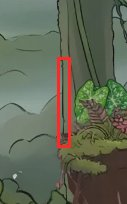
#> input picture reference/polish-report/clean-sweep/line_vertical_dark_line_canvas_blobField_drawSoil_.jpg, 127 x 204 px
$ python colour.py ../../../reference/polish-report/clean-sweep/line_vertical_dark_line_canvas_blobField_drawSoil_.jpg
#> lines starting #> are read from the running program, lines starting #| are printed output that depends on the picture
"""How colourful and contrasty the backdrop reads on a screenshot (Matt 2026-10-29: upright looked faded next to sideways).

    python3 -I tools/art/edges/colour.py <shot.png> [...]

Over the backdrop band (below the HUD, above the ground: upright 12-58% of the height, sideways 16-62%), the mean HSV saturation and
the standard deviation of luma (0-255), plus the mean luma. Upright after should sit close to sideways."""
import sys

import numpy as np
from PIL import Image


def stats(path):
    im = Image.open(path).convert('RGB')
#> im is the input picture: PIL image 127x204 RGB; mean R, G, B 98, 103.8, 85.7
    w, h = im.size
#> w = 127; h = 204
    lo, hi = (0.12, 0.58) if h > w else (0.16, 0.62)
#> lo = 0.12; hi = 0.58
    a = np.asarray(im).astype(np.float32)[int(h * lo):int(h * hi)] / 255
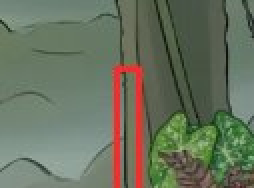
#> a: shape (94, 127, 3) float32 (shown 2 times larger); mean R, G, B 0.41, 0.447, 0.37
    mx, mn = a.max(-1), a.min(-1)
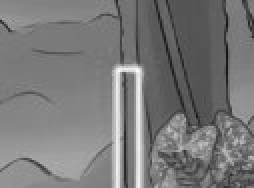
#> mx: shape (94, 127) float32 (shown 2 times larger); min 0.0667, max 0.988, mean 0.474
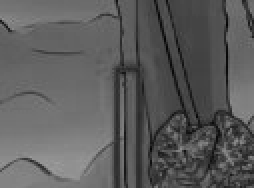
#> mn: shape (94, 127) float32 (shown 2 times larger); min 0.0157, max 0.616, mean 0.361
    sat = np.where(mx > 0, (mx - mn) / np.maximum(mx, 1e-6), 0)
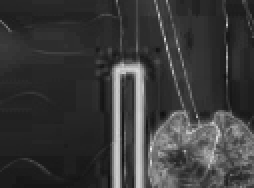
#> sat: shape (94, 127) float32 (shown 2 times larger); min 0.0612, max 0.917, mean 0.231
    luma = (a @ np.array([0.2126, 0.7152, 0.0722], np.float32)) * 255
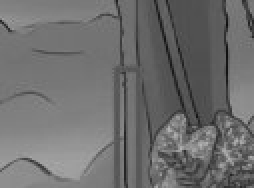
#> luma: shape (94, 127) float32 (shown 2 times larger); min 14.36, max 180.9, mean 110.6
    return float(sat.mean()), float(luma.std()), float(luma.mean())


if __name__ == '__main__':
    for p in sys.argv[1:]:
        s, c, m = stats(p)
#> s = 0.231; c = 24.88; m = 110.6
        print(f'{p.rsplit("/", 1)[-1]:24s} saturation {s:.3f}  luma sd {c:5.1f}  luma mean {m:5.1f}')
#| line_vertical_dark_line_canvas_blobField_drawSoil_.jpg saturation 0.231  luma sd  24.9  luma mean 110.6

$ run again, on reference/polish-report/clean-sweep/repeat_copy_paste_pixels_repeating_pixels_in_code_path_grad_lin.jpg
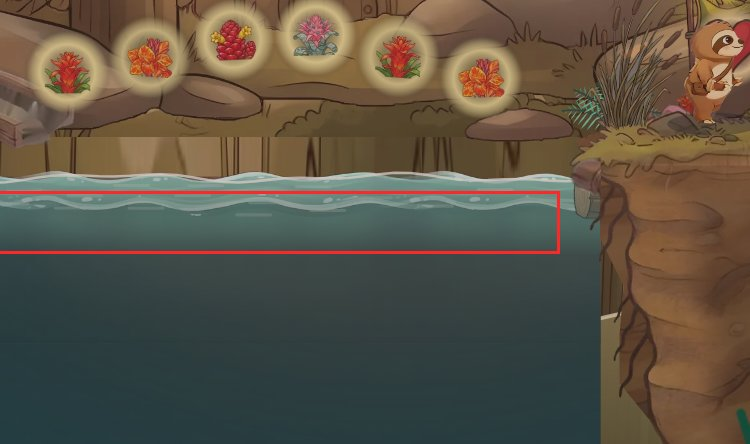
#> input picture reference/polish-report/clean-sweep/repeat_copy_paste_pixels_repeating_pixels_in_code_path_grad_lin.jpg, 750 x 444 px
#> in stats, im is the input picture: PIL image 750x444 RGB; mean R, G, B 92.4, 84.2, 70
#> in stats, `sat = np.where(mx > 0, (mx - mn) / np.maximum(mx, 1e-6), 0)`:
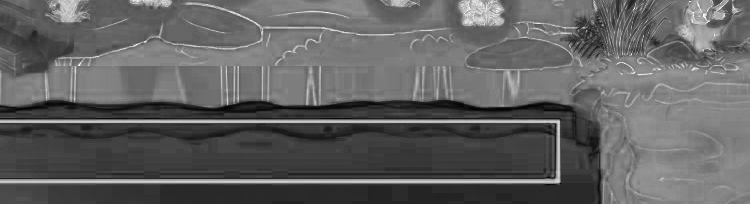
#> sat: shape (204, 750) float32; min 0, max 1, mean 0.382
#> in stats, `luma = (a @ np.array([0.2126, 0.7152, 0.0722], np.float32)) * 255`:
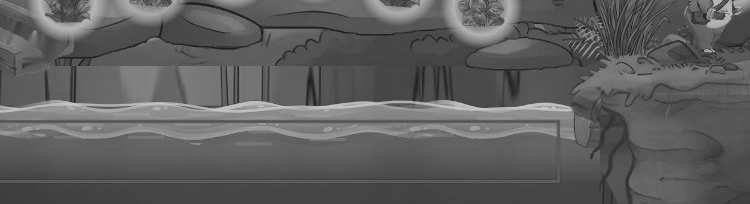
#> luma: shape (204, 750) float32; min 23.23, max 205.8, mean 94.9
#> s = 0.382; c = 27.25; m = 94.93
#| repeat_copy_paste_pixels_repeating_pixels_in_code_path_grad_lin.jpg saturation 0.382  luma sd  27.3  luma mean  94.9

$ run again, on reference/polish-report/clean-sweep/repeat_same_piece_same_piece_w6_water_webp_0_541_512_213_.jpg
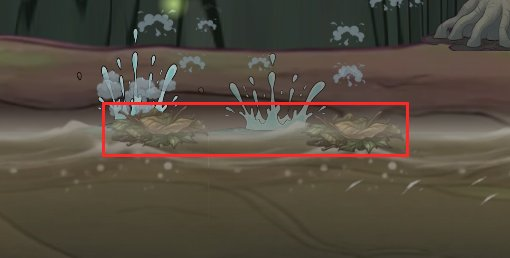
#> input picture reference/polish-report/clean-sweep/repeat_same_piece_same_piece_w6_water_webp_0_541_512_213_.jpg, 510 x 258 px
#> in stats, im is the input picture: PIL image 510x258 RGB; mean R, G, B 83.9, 75.3, 63.3
#> in stats, `sat = np.where(mx > 0, (mx - mn) / np.maximum(mx, 1e-6), 0)`:
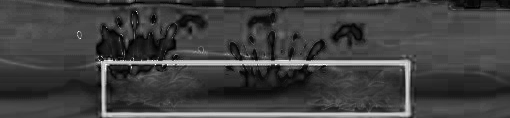
#> sat: shape (118, 510) float32; min 0, max 1, mean 0.254
#> in stats, `luma = (a @ np.array([0.2126, 0.7152, 0.0722], np.float32)) * 255`:
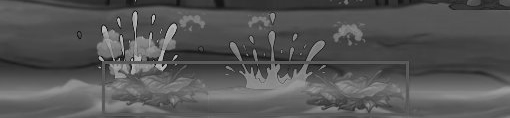
#> luma: shape (118, 510) float32; min 5.48, max 194.4, mean 85.9
#> s = 0.254; c = 26.25; m = 85.91
#| repeat_same_piece_same_piece_w6_water_webp_0_541_512_213_.jpg saturation 0.254  luma sd  26.3  luma mean  85.9
